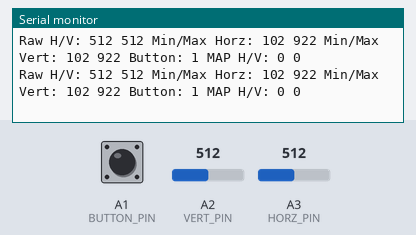
A sketch run on a simulated Arduino Leonardo, built with avr-gcc and run on an emulated ATmega32U4. Shown: the last lines printed to the serial monitor. The test bench sets the inputs (shaded band); at power-on: A2 (VERT_PIN) = 512, A1 (BUTTON_PIN) HIGH, A3 (HORZ_PIN) = 512. USB keyboard and mouse output is not drawn.

Above: at 1.2 s.
1.3 s: A2 (VERT_PIN) set to 92
At 1.35 s:
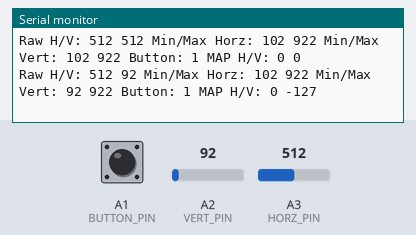
4.3 s: A2 (VERT_PIN) set to 716
At 4.3 s:
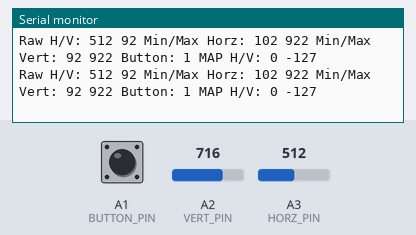
7.3 s: A1 (BUTTON_PIN) pulled LOW for 0.15 s
At 7.35 s:
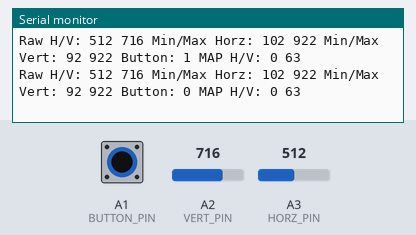
10.4 s: A3 (HORZ_PIN) set to 716
At 10.4 s:
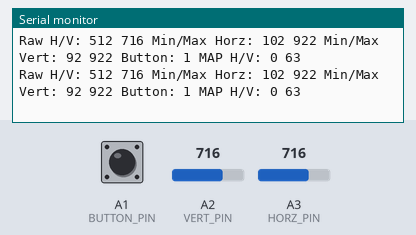
11.9 s: A1 (BUTTON_PIN) pulled LOW for 1 s
At 11.96 s:
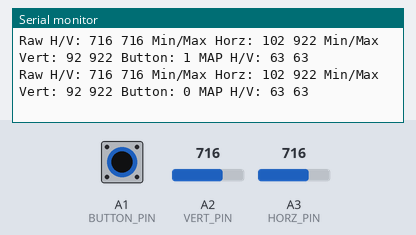
14.4 s: A3 (HORZ_PIN) set to 900
At 14.42 s:
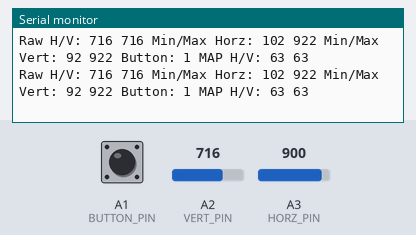
Timing chart, 0 to 16.9 s (numbered marks = the images above; inputs shaded):
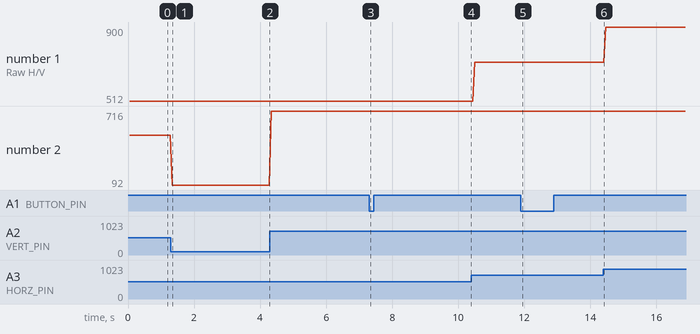

The sketch:

7MM_Joystick_Slide_v2E.ino
```cpp
//7MM_Joystick_Slide_v2E

//=================================================================================

#include "Joystick.h"

//=================================================================================

Joystick_ Joystick(JOYSTICK_DEFAULT_REPORT_ID,
  JOYSTICK_TYPE_JOYSTICK, 1, 0,
  true, true, false, false, false, false,
  false, false, false, false, false);

// constructor: use default id, it's a joystick, there is one button,
//              there are no hat buttons, there is an X and Y analog
//              and no other controls.

//=================================================================================

const boolean debug = true; // if true, output info to serial monitor.
const boolean graph = false; // if true, output data for plotter/graph viewing.

//=================================================================================

// Joystick pins
#define BUTTON_PIN  A1 // physical pin 19 // Pushbutton of the thumbstick
#define VERT_PIN    A2 // physical pin 20 // AKA the "Y" -- dependent on how thumbstick is oriented
#define HORZ_PIN    A3 // physical pin 21 // AKA the "X" -- dependent on how thumbstick is oriented

// Mapping to XBOX Adaptive Controller
// X and Y will auto map to Axis 0/1 or 2/3 depending on which side you plug
// the joystick into (left=0/1 or right=2/3). The pushbutton on the stick needs
// to be set & programmed depending on placement.
// ********* TODO: Some sort of config on stick?
// 10=Left Stick Press, 11=Right Stick Press
#define XBOX_AC_STICK_BUTTON   10

// Joystick variables - Button (with debounce)
int SEL, prevSEL = HIGH;
long lastDebounceTime = 0;
long debounceDelay = 50;  //millis

//=================================================================================

// values from analog stick
int rawHorz, rawVert;
int mapHorz, mapVert;

// invert if needed
bool invHorz = true; // 7MM: palmstick=false, slidestick=true
bool invVert = true; // 7MM: palmstick=false, slidestick=true

// set the default min/max values. determined during testing.
int minHorz=0;
int maxHorz=1023;
int minVert=0;
int maxVert=1023;

//=================================================================================


void setup() {

  if (debug) { Serial.begin(115200); }

  // Set HORZ and VERT pins (from joystick) to input
  pinMode(VERT_PIN, INPUT);
  pinMode(HORZ_PIN, INPUT);
  pinMode(BUTTON_PIN, INPUT_PULLUP);

  //Turn off the TX/RX red LEDs
  pinMode(LED_BUILTIN_TX,INPUT);
  pinMode(LED_BUILTIN_RX,INPUT);

  // Startup the joystick object.
  Joystick.begin(false); // false indicates that sendState method call required (so we do all changes at once).

  // I'm using Map below, but setting range Just In Case.
  // Also setting Axis to zero at startup.
  Joystick.setXAxisRange(-127, 127); Joystick.setXAxis(0);
  Joystick.setYAxisRange(-127, 127); Joystick.setYAxis(0);
  Joystick.sendState();

  // init mins and maxes
  minHorz = 102;//analogRead(HORZ_PIN);
  maxHorz = 922;//analogRead(HORZ_PIN);
  minVert = 102;//analogRead(VERT_PIN);
  maxVert = 922;//analogRead(VERT_PIN);

}//setup


//=================================================================================


void loop() {

  // ----------------------------------------------------

  // Check for button push - and debounce
  int reading = digitalRead(BUTTON_PIN);
  if (reading != prevSEL) { lastDebounceTime = millis(); } // reset timer
  if (millis() - lastDebounceTime > debounceDelay) {
    if (reading != SEL) { SEL = reading;
      if (SEL == LOW) {Joystick.pressButton(XBOX_AC_STICK_BUTTON);}
      else {Joystick.releaseButton(XBOX_AC_STICK_BUTTON);}
    }
  }
  prevSEL = reading;

  // ----------------------------------------------------

  // Read analog values from input pins.
  rawHorz = analogRead(HORZ_PIN); delay(25);
  rawVert = analogRead(VERT_PIN); delay(25);

  // Toss out invalid ranges
  if (rawHorz<0 || rawHorz>1023) {rawHorz=512;}
  if (rawVert<0 || rawVert>1023) {rawVert=512;}

  // set mins and maxes
  if (rawHorz<minHorz) {minHorz=rawHorz;}
  if (rawHorz>maxHorz) {maxHorz=rawHorz;}
  if (rawVert<minVert) {minVert=rawVert;}
  if (rawVert>maxVert) {maxVert=rawVert;}

  // Map values to a range the XAC likes
  mapHorz = map(rawHorz, minHorz, maxHorz, -127, 127);
  mapVert = map(rawVert, minVert, maxVert, -127, 127);

  if (debug) {
    if (!graph){
      Serial.print("Raw H/V: ");
      Serial.print(rawHorz);
      Serial.print(" ");
      Serial.print(rawVert);
      Serial.print(" ");
    }
    if (!graph) {
      Serial.print("Min/Max Horz: ");
      Serial.print(minHorz);
      Serial.print(" ");
      Serial.print(maxHorz);
      Serial.print(" ");
    }
    if (!graph) {
      Serial.print("Min/Max Vert: ");
      Serial.print(minVert);
      Serial.print(" ");
      Serial.print(maxVert);
      Serial.print(" ");
    }
    if (!graph) {Serial.print("Button: ");}
    Serial.print(digitalRead(BUTTON_PIN));
    Serial.print(" ");
    if (!graph) {Serial.print("MAP H/V: ");}
    Serial.print(mapHorz);
    Serial.print(" ");
    Serial.print(mapVert);
    Serial.println();
  }

  // Invert value if requested (if "up" should go "down" or "left" to "right")
  if (invHorz) {mapHorz = -mapHorz;}
  if (invVert) {mapVert = -mapVert;}

  // Send the values to the joystick object
  Joystick.setXAxis(mapHorz);
  Joystick.setYAxis(mapVert);

  // ----------------------------------------------------

  // Send updated joystick state to HID upstream
  Joystick.sendState();

}//loop


//=================================================================================
```

Measured:
- after the input at 1.3 s, the serial monitor: prints a new line at once (image 1)
- after the input at 7.3 s, the serial monitor: prints a new line at once (image 3)
- after the input at 11.9 s, the serial monitor: prints a new line after 0.05 s (image 5)
- plotted number 1: 716 → 900 after the input at 14.4 s
- plotted number 2: 512 → 92 after the input at 1.3 s, 92 → 716 after the input at 4.3 s
